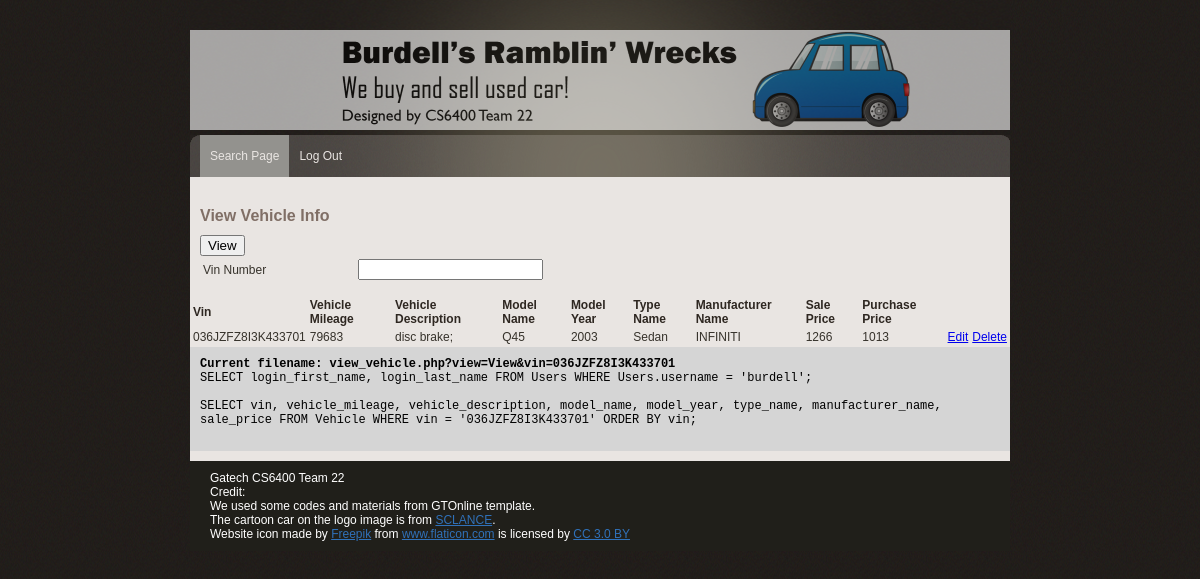
The page /view_vehicle.php?view=View&vin=036JZFZ8I3K433701 (signed in) on the database its author committed.
### tables this page shows
CREATE TABLE Vehicle (
  vin varchar(50) NOT NULL,
  vehicle_mileage int NOT NULL,
  vehicle_description varchar(250) NULL,
  model_name varchar(50) NOT NULL,
  model_year int NOT NULL,
  type_name varchar(50) NOT NULL,
  manufacturer_name varchar(50) NOT NULL,
  sale_price decimal NOT NULL,
  PRIMARY KEY (vin),
  FOREIGN KEY (type_name)
    REFERENCES VehicleType (type_name),
  FOREIGN KEY (manufacturer_name)
    REFERENCES Manufacturer (manufacturer_name)
);

CREATE TABLE Buy (
  vin varchar(50) NOT NULL,
  customer_id varchar(50) NOT NULL,
  inventory_clerk_permission varchar(50) NOT NULL,
  purchase_date timestamp NOT NULL,
  purchase_price decimal NOT NULL,
  purchase_condition varchar(50) NOT NULL,
  KBB_value decimal NOT NULL,
  UNIQUE (vin, inventory_clerk_permission, customer_id),
  PRIMARY KEY (vin),
  FOREIGN KEY (vin)
    REFERENCES Vehicle (vin),
  FOREIGN KEY (inventory_clerk_permission)
    REFERENCES InventoryClerk (inventory_clerk_permission),
  FOREIGN KEY (customer_id)
    REFERENCES Customer (customer_id)
);

### view_vehicle.php (the view, shortened to what this page needs)
<?php
include('lib/common.php');
?>
<?php include("lib/header.php"); ?>
</head>
<body>
<div id="main_container">
    <?php include("lib/menu.php"); ?>
    <div class="center_content">
        <div class="center_left">
            <div class="features">
                <div class="View Repair section">
                    <div class="subtitle">View Vehicle Info</div>
                    <form name="profileform" action="view_vehicle.php" method="get">
                        <table>
                            <tr>
                                <td>Vin Number</td>
                                <td>
                                    <input name = "vin" type = "text" id = "vin">
                                </td>
                            </tr>
                            <tr>
                                <input name = "view" type = "submit" id = "view" value = "View">
                            </tr>
                        </table>
                    </form>
                </div>
            </div>
        </div>
        <?php
        if($_SERVER['REQUEST_METHOD'] == 'GET'){
            $enteredVin = mysqli_real_escape_string($db, $_GET['vin']);
            $query = "";
            if(empty($enteredVin)){
                $query = "SELECT vin, vehicle_mileage, vehicle_description, model_name, model_year, type_name, manufacturer_name, sale_price FROM Vehicle ";
            }else{
                $query = "SELECT vin, vehicle_mileage, vehicle_description, model_name, model_year, type_name, manufacturer_name, sale_price ";
                $from = " FROM Vehicle ";
                $where = " WHERE vin = '$enteredVin' ";
                $query = $query . $from . $where . " ORDER BY vin";
            }
            $result = mysqli_query($db, $query);
            echo "<div>";
            echo "<table>";
            echo "<tr>";
            echo "<td class=\"heading\">Vin</td>";
            echo "<td class=\"heading\">Vehicle Mileage </td>";
            echo "<td class=\"heading\">Vehicle Description</td>";
            echo "<td class=\"heading\">Model Name</td>";
            echo "<td class=\"heading\">Model Year</td>";
            echo "<td class=\"heading\">Type Name</td>";
            echo "<td class=\"heading\">Manufacturer Name</td>";
            echo "<td class=\"heading\">Sale Price</td>";
            echo "<td class=\"heading\">Purchase Price</td>";
            echo "</tr>";
            while ($row = mysqli_fetch_array($result, MYSQLI_ASSOC)) {
                $vin = $row['vin'];
                $temp_result = mysqli_query($db, "SELECT purchase_price FROM Buy WHERE vin = '$vin' ");
                $temp_row = mysqli_fetch_array($temp_result, MYSQLI_ASSOC);
                $purchase_price = $temp_row['purchase_price'];
                print "<tr>";
                print "<td>" . $row['vin'] . "</td>";
                print "<td>" . $row['vehicle_mileage'] . "</td>";
                print "<td>" . $row['vehicle_description'] . "</td>";
                print "<td>" . $row['model_name'] . "</td>";
                print "<td>" . $row['model_year'] . "</td>";
                print "<td>" . $row['type_name'] . "</td>";
                print "<td>" . $row['manufacturer_name'] . "</td>";
                print "<td>" . $row['sale_price'] . "</td>";
                echo "<td>" . $purchase_price . "</td>";
                echo "<td><a href='edit_vehicle.php?vin=".$row['vin']."&manufacturer_name=".$row['manufacturer_name']."&vehicle_mileage=".$row['vehicle_mileage']. "&vehicle_description=" .$row['vehicle_description']. "&model_name=" .$row['model_name']. "&model_year=" .$row['model_year']. "&type_name=" .$row['type_name']. "&sale_price=" . $purchase_price."'>Edit</a></td>";
                echo "<td><a href='delete_vehicle.php?vin=".$row['vin']."&manufacturer_name=".$row['manufacturer_name']."&vehicle_mileage=".$row['vehicle_mileage']. "&vehicle_description=" .$row['vehicle_description']. "&model_name=" .$row['model_name']. "&model_year=" .$row['model_year']. "&type_name=" .$row['type_name']. "&sale_price=" .$purchase_price."'>Delete</a></td>";
                print "</tr>";
            }
            echo "</table>";
            echo "</div>";
        }
        ?>
        <?php include("lib/error.php"); ?>
    </div>
    <?php include("lib/footer.php"); ?>
</div>
</body>
</html>

### css/gtonline_style.css (style rules this page uses)
body { background:url(../img/bg.gif) repeat #000000; padding:0; font-family: Verdana, Geneva, sans-serif; font-size:12px; margin:auto auto auto auto; color:#36322b; }
table { width: 100%; }
th, td { padding: 1px; text-align: left; }
#main_container { width:820px; height:auto; margin:auto; padding:0px; }
.heading { font-size:12px; color:#2e2721; font-weight:bold; }
.subtitle { width: 600px; font-family: Verdana, Geneva, sans-serif; font-weight:bold; font-size:16px; color:#806F66; padding:10px 0px 10px 0px; }
.center_content { width:820px; height:auto; padding:10px 0px 10px 0px; clear:both; background-color:#E9E5E2; }
.center_left { width:600px; float:left; padding:10px 10px 10px 10px; }

### rows shown on the page
vehicle: vin "036JZFZ8I3K433701", vehicle_mileage "79683", vehicle_description "disc brake;", model_name "Q45", model_year "2003", type_name "Sedan", manufacturer_name "INFINITI", sale_price "1266", buy.purchase_price "1013"

### other values the page prints
$query "Current filename: view_vehicle.php?view=View&vin=036JZFZ8I3K433701"
$query "SELECT login_first_name, login_last_name FROM Users WHERE Users.username = 'burdell';"
$query "SELECT vin, vehicle_mileage, vehicle_description, model_name, model_year, type_name, manufacturer_name, sale_price FROM Vehicle WHERE vin = '036JZFZ8I3K433701' ORDER BY vin;"
